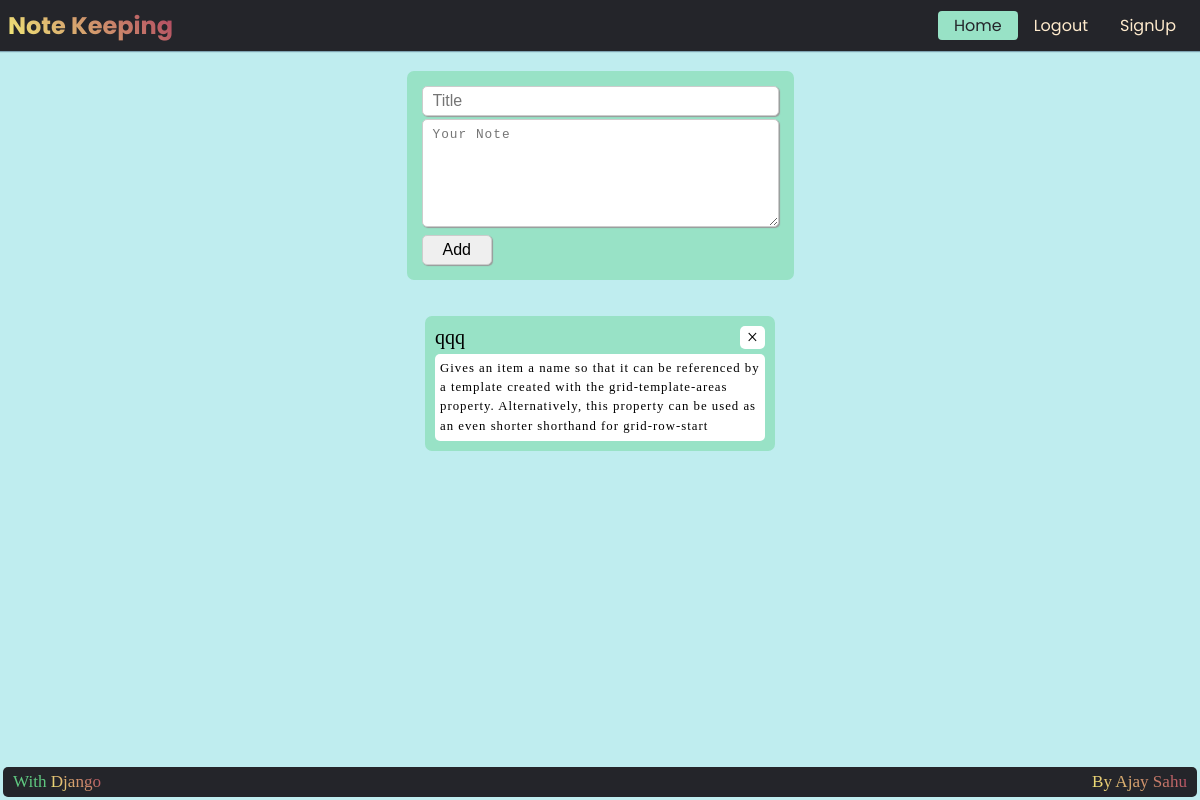
Page /home (signed in) on the earlier database version.
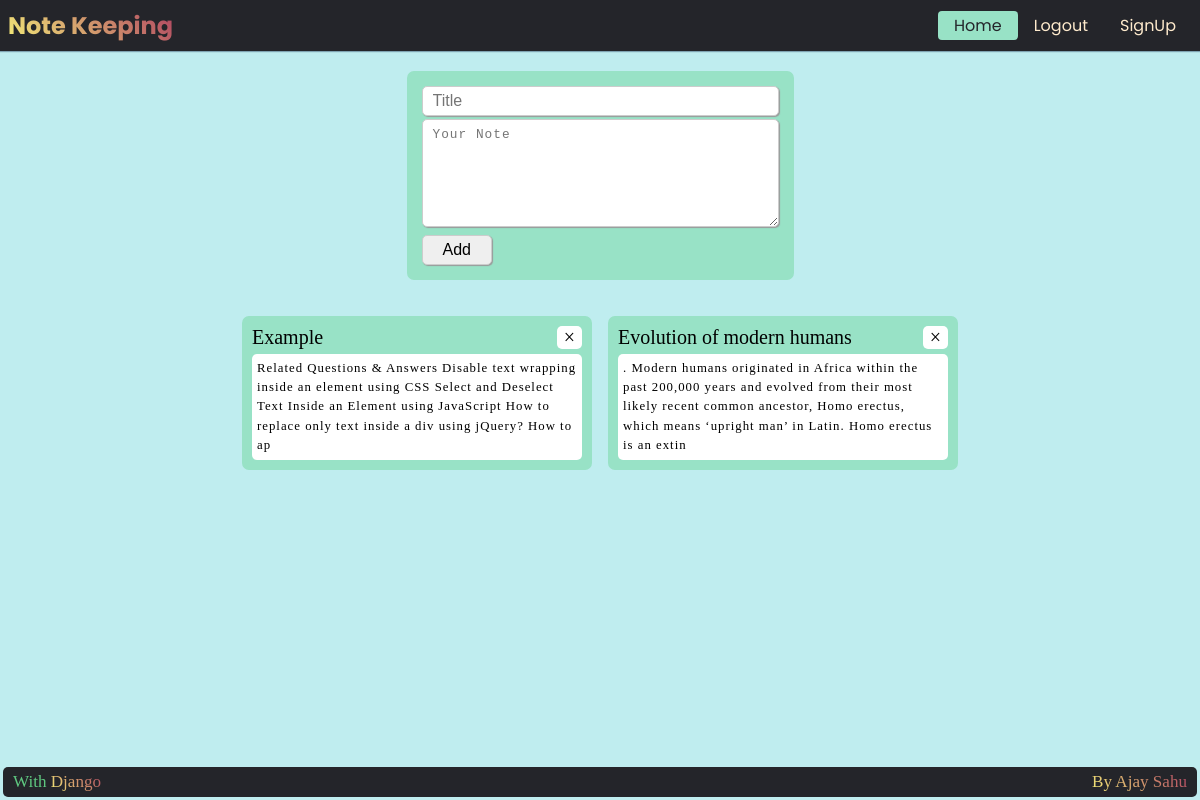
Same page on the later database version.
### main/models.py (models this page shows, shortened)
class Notes(models.Model):
    title = models.CharField(max_length=50)
    data = models.TextField()
    user = models.ForeignKey(User,on_delete=models.CASCADE)

### main/views.py (the view)
# urls.py: 2. Add a URL to urlpatterns:  path('', views.home, name='home')
def home(request):
    if not request.user.is_authenticated:
        return redirect('login')
    NoteFormObj = NotesForm(request.POST or None)
    if request.method == 'POST' and NoteFormObj.is_valid():
        note = NoteFormObj.save(commit=False)
        note.user = request.user
        note.save()
        return redirect('home')
    allNotes = request.user.notes_set.all()
    return render(request, 'main/home.html', {'user': request.user, 'NoteFormObj': NoteFormObj, 'allNotes': allNotes, 'value': 'Home'})

### main/views.py
class NotesForm(forms.ModelForm):
    class Meta:
        model = Notes
        fields = ['title', 'data']
        widgets = {
            'title': forms.TextInput(attrs={'placeholder': 'Title', 'class': 'noteFields'}),
            'data': forms.Textarea(attrs={'placeholder': 'Your Note', 'rows': 5, 'class': 'noteFields'})
        }

### main/templates/main/home.html (shortened to what this page needs)
{% extends "base.html" %}
{% block main%}
{% load static%}
<link rel="stylesheet" href={% static "main/home.css" %}>
<form action="" method="POST" id="addNoteBlock">
    {{ NoteFormObj.title }}
    {{ NoteFormObj.data }}
    <input type="submit" value="Add">
</form>
<div id="NotesBlock">
    {% for note in allNotes %}
    <div class="NoteBlock" id="NoteBlock{{note.id}}">
        <div id="NoteBlockTitle"><span>{{note.title}}</span><span value="{{note.id}}" class="deleteNoteButton">&times;</span></div>
        <div id="NoteBlockData">{{note.data}}</div>
    </div>
    {% endfor%}
</div>
{% endblock%}

### templates/base.html (shortened to what this page needs)
<!DOCTYPE html>
<html lang="en">
<head>
    {% load static%}
    <link rel="stylesheet" href={% static "base.css" %}>
</head>
<body>
    <div id="header">
        <div id="title">Note Keeping</div>
        <div id="nav">
            {% if user.is_authenticated %}
            <a href="/home" id="navHome">Home</a>
            <a href="/auth/logout" id="navLogout">Logout</a>
            {% else %}
            <a href="/auth/login" id="navLogin">Login</a>
            {% endif %}
            <a href="/auth/signup" id="navSignup">SignUp</a>
        </div>
    </div>
    <main>{% block main %}{% endblock %}
    </main>
    <div id="footer"><span id="django">With <span>Django</span></span>
        <span id="name">By Ajay Sahu</span>
    </div>
</body>
</html>

### static/base.css (style rules this page uses)
:root { --BGcolor: #bfedef; --FGcolor: #98E2C6; --HEADcolor: #24252a; --mainFont: "Bahnschrift", Times, serif; --poppinsFont: 'Poppins', sans-serif; }
* { margin: 0; padding: 0; box-sizing: border-box; }
body { min-height: 100vh; display: flex; flex-direction: column; background-color: var(--BGcolor); font-family: var(--poppinsFont); }
#header { display: flex; justify-content: space-between; align-items: center; padding: .5rem; background-color: var(--HEADcolor); z-index: 10; box-shadow: rgba(9, 30, 66, 0.25) 0px 1px 1px, rgba(9, 30, 66, 0.13) 0px 0px 1px 1px; }
#title { font-size: 1.5rem; font-weight: bold; background-color: #f3ec78; background-image: linear-gradient(45deg, #f3ec78, #af4261); background-size: 100%; -webkit-background-clip: text; -moz-background-clip: text; -webkit-text-fill-color: transparent; -moz-text-fill-color: transparent; }
#nav { display: flex; flex-direction: row; justify-content: center; }
#nav>a,.dropbtn { flex-grow: 1; text-align: center; color: blanchedalmond; text-decoration: solid; padding: 2px 1rem; }
main { display: flex; justify-content: center; align-items: center; flex-direction: column; background-color: var(--BGcolor); flex-grow: 2; }
#footer { background-color: var(--HEADcolor); color: #5fc880; font-family: var(--mainFont); padding: 5px 10px; border-radius: 5px; font-size: 1.7ch; margin: 3px; display: flex; justify-content: space-between; }
#django>span, #name { background-color: #f3ec78; background-image: linear-gradient(45deg, #f3ec78, #af4261); background-size: 100%; -webkit-background-clip: text; -moz-background-clip: text; -webkit-text-fill-color: transparent; -moz-text-fill-color: transparent; }

### main/static/main/home.css (style rules this page uses)
main { justify-content: flex-start; }
form#addNoteBlock { display: flex; font-family: var(--mainFont); padding: 15px; flex-direction: column; background-color: var(--FGcolor); margin: 20px; border-radius: 7px; row-gap: 3px; }
form#addNoteBlock>* { border-radius: 5px; border: 1px solid #ccc; box-shadow: 1px 1px 1px #999; font-size: 2ch; padding: 5px 10px; }
form#addNoteBlock>textarea,#NoteBlockData { font-size: .8rem; letter-spacing: 1px; line-height: 1.5; }
form#addNoteBlock>input[type="submit"] { margin-top: 5px; width: fit-content; padding: 5px 20px; flex-shrink: 3; }
#NotesBlock { display: grid; width: 100%; grid-template-columns: repeat(auto-fit, minmax(300px, 350px)); gap:1rem ; padding: 1rem; justify-content: center; }
.NoteBlock { display: flex; font-family: var(--mainFont); padding: 10px; flex-direction: column; background-color: var(--FGcolor); box-sizing: border-box; border-radius: 7px; row-gap: 5px; }
#NoteBlockTitle { display: flex; justify-content: space-between; font-size: 2.5ch; }
#NoteBlockData,.deleteNoteButton { background-color: white; padding: 5px; border-radius: 5px; flex-grow: 2; }
.deleteNoteButton { padding: 0px 7px; align-self: flex-start; flex-grow: 0; cursor: pointer; }

Differences in the rows shown:
removed Notes: title "qqq", {{ note.id }} 76 (drawn), data "Gives an item a name so that it can be referenced by a template created with the grid-template-areas property. Alternatively, this property can be used as an even shorter shorthand for grid-row-start"
added Notes: title "Example", {{ note.id }} 81 (drawn), data "Related Questions & Answers Disable text wrapping inside an element using CSS Select and Deselect Text Inside an Element using JavaScript How to replace only text inside a div using jQuery? How to ap"
added Notes: title "Evolution of modern humans", {{ note.id }} 82 (drawn), data ". Modern humans originated in Africa within the past 200,000 years and evolved from their most likely recent common ancestor, Homo erectus, which means ‘upright man’ in Latin. Homo erectus is an extin"
